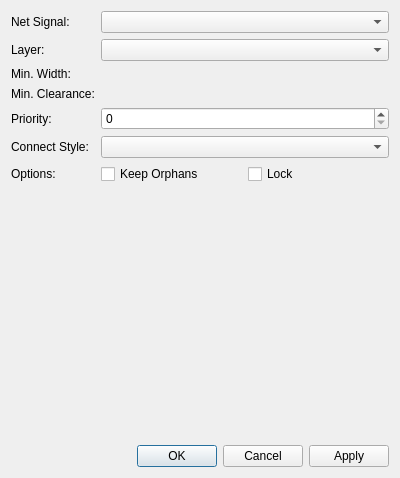
<?xml version="1.0" encoding="UTF-8"?>
<ui version="4.0">
 <class>librepcb::editor::BoardPlanePropertiesDialog</class>
 <widget class="QDialog" name="librepcb::editor::BoardPlanePropertiesDialog">
  <property name="geometry">
   <rect>
    <x>0</x>
    <y>0</y>
    <width>400</width>
    <height>478</height>
   </rect>
  </property>
  <property name="windowTitle">
   <string>Plane Properties</string>
  </property>
  <layout class="QVBoxLayout" name="verticalLayout">
   <item>
    <layout class="QFormLayout" name="formLayout">
     <property name="fieldGrowthPolicy">
      <enum>QFormLayout::AllNonFixedFieldsGrow</enum>
     </property>
     <item row="0" column="0">
      <widget class="QLabel" name="label_4">
       <property name="text">
        <string>Net Signal:</string>
       </property>
      </widget>
     </item>
     <item row="0" column="1">
      <widget class="QComboBox" name="cbxNetSignal"/>
     </item>
     <item row="1" column="0">
      <widget class="QLabel" name="label">
       <property name="text">
        <string>Layer:</string>
       </property>
      </widget>
     </item>
     <item row="1" column="1">
      <widget class="QComboBox" name="cbxLayer"/>
     </item>
     <item row="2" column="0">
      <widget class="QLabel" name="label_7">
       <property name="text">
        <string>Min. Width:</string>
       </property>
      </widget>
     </item>
     <item row="3" column="0">
      <widget class="QLabel" name="label_3">
       <property name="text">
        <string>Min. Clearance:</string>
       </property>
      </widget>
     </item>
     <item row="4" column="0">
      <widget class="QLabel" name="label_2">
       <property name="text">
        <string>Priority:</string>
       </property>
      </widget>
     </item>
     <item row="4" column="1">
      <widget class="QSpinBox" name="spbPriority"/>
     </item>
     <item row="5" column="0">
      <widget class="QLabel" name="label_5">
       <property name="text">
        <string>Connect Style:</string>
       </property>
      </widget>
     </item>
     <item row="5" column="1">
      <widget class="QComboBox" name="cbxConnectStyle"/>
     </item>
     <item row="6" column="0">
      <widget class="QLabel" name="label_6">
       <property name="text">
        <string>Options:</string>
       </property>
      </widget>
     </item>
     <item row="2" column="1">
      <widget class="librepcb::editor::UnsignedLengthEdit" name="edtMinWidth" native="true"/>
     </item>
     <item row="3" column="1">
      <widget class="librepcb::editor::UnsignedLengthEdit" name="edtMinClearance" native="true"/>
     </item>
     <item row="6" column="1">
      <layout class="QHBoxLayout" name="horizontalLayout">
       <item>
        <widget class="QCheckBox" name="cbKeepOrphans">
         <property name="text">
          <string>Keep Orphans</string>
         </property>
        </widget>
       </item>
       <item>
        <widget class="QCheckBox" name="cbxLock">
         <property name="text">
          <string>Lock</string>
         </property>
        </widget>
       </item>
      </layout>
     </item>
    </layout>
   </item>
   <item>
    <widget class="librepcb::editor::PathEditorWidget" name="pathEditorWidget" native="true">
     <property name="sizePolicy">
      <sizepolicy hsizetype="Preferred" vsizetype="MinimumExpanding">
       <horstretch>0</horstretch>
       <verstretch>0</verstretch>
      </sizepolicy>
     </property>
    </widget>
   </item>
   <item>
    <widget class="QDialogButtonBox" name="buttonBox">
     <property name="orientation">
      <enum>Qt::Horizontal</enum>
     </property>
     <property name="standardButtons">
      <set>QDialogButtonBox::Apply|QDialogButtonBox::Cancel|QDialogButtonBox::Ok</set>
     </property>
    </widget>
   </item>
  </layout>
 </widget>
 <customwidgets>
  <customwidget>
   <class>librepcb::editor::UnsignedLengthEdit</class>
   <extends>QWidget</extends>
   <header location="global">librepcb/editor/widgets/unsignedlengthedit.h</header>
   <container>1</container>
  </customwidget>
  <customwidget>
   <class>librepcb::editor::PathEditorWidget</class>
   <extends>QWidget</extends>
   <header location="global">librepcb/editor/widgets/patheditorwidget.h</header>
   <container>1</container>
  </customwidget>
 </customwidgets>
 <tabstops>
  <tabstop>cbxNetSignal</tabstop>
  <tabstop>cbxLayer</tabstop>
  <tabstop>edtMinWidth</tabstop>
  <tabstop>edtMinClearance</tabstop>
  <tabstop>spbPriority</tabstop>
  <tabstop>cbxConnectStyle</tabstop>
  <tabstop>cbxLock</tabstop>
  <tabstop>pathEditorWidget</tabstop>
 </tabstops>
 <resources/>
 <connections/>
</ui>
